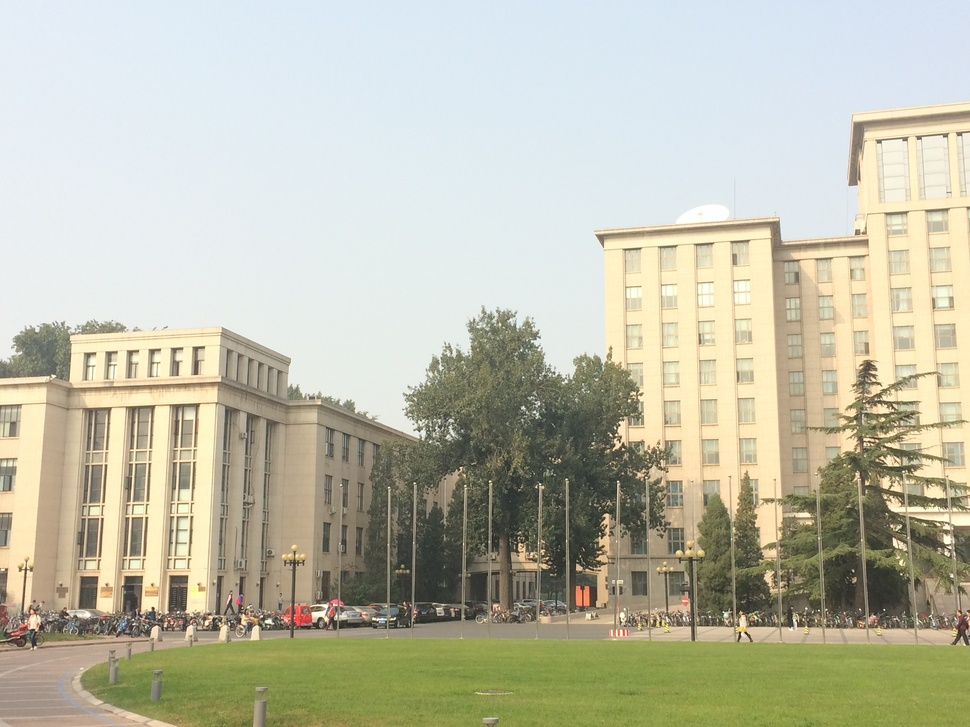
%> input picture 1-Photo-Stiching/Reports/HarrisAttempt/1.JPG, 970 x 727 px, shrunk from 3264 x 2448 before the run
$ octave --eval "result = Gauss(imread('1.JPG'));"   (GNU Octave 9; MATLAB toolbox functions it lacks are replaced by stand-ins)
%> lines starting %> are read from the running program, lines starting %| are printed output that depends on the picture
%将图片化为灰度图并进行高斯滤波
function [gauss] = Gauss(img)

    %1、将RGB图像转化为灰度图(Convert RGB image or colormap to grayscale)
    %  并将灰度图转化为可以进行矩阵运算的双精度图(Convert image to double precision)
    gray=im2double(rgb2gray(img));
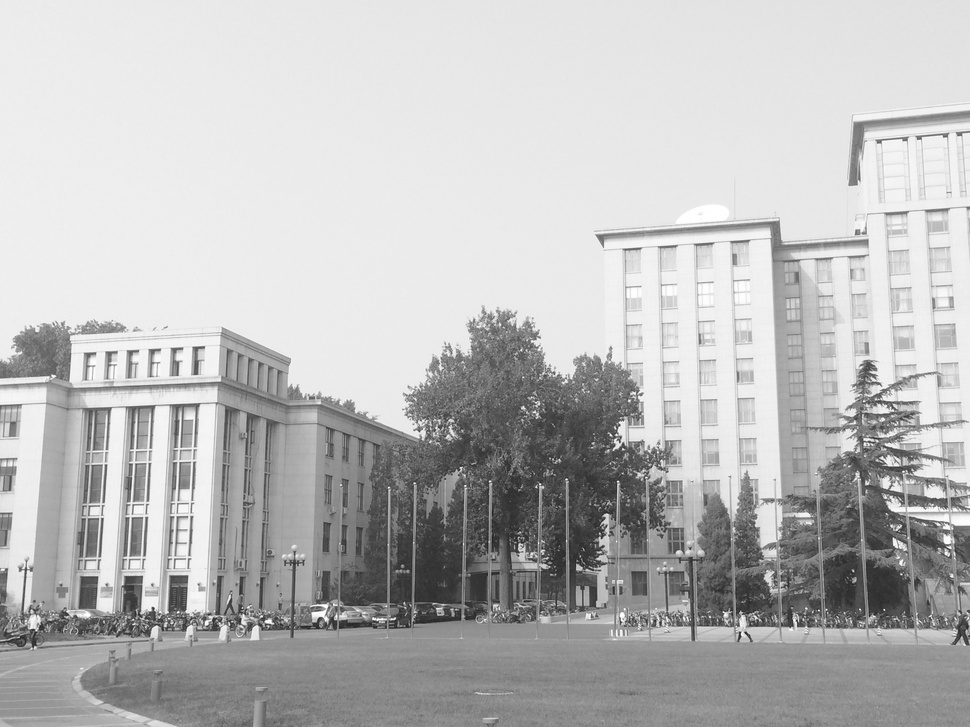
%> gray: size 727x970 double; min 0.0863, max 1, mean 0.734

    %2、对图像进行高斯滤波
    gaussFilter=fspecial('gaussian',[7 7],8);   %gauss低通滤波器，用于高斯模糊。【参数待调】
    gauss=imfilter(gray,gaussFilter);
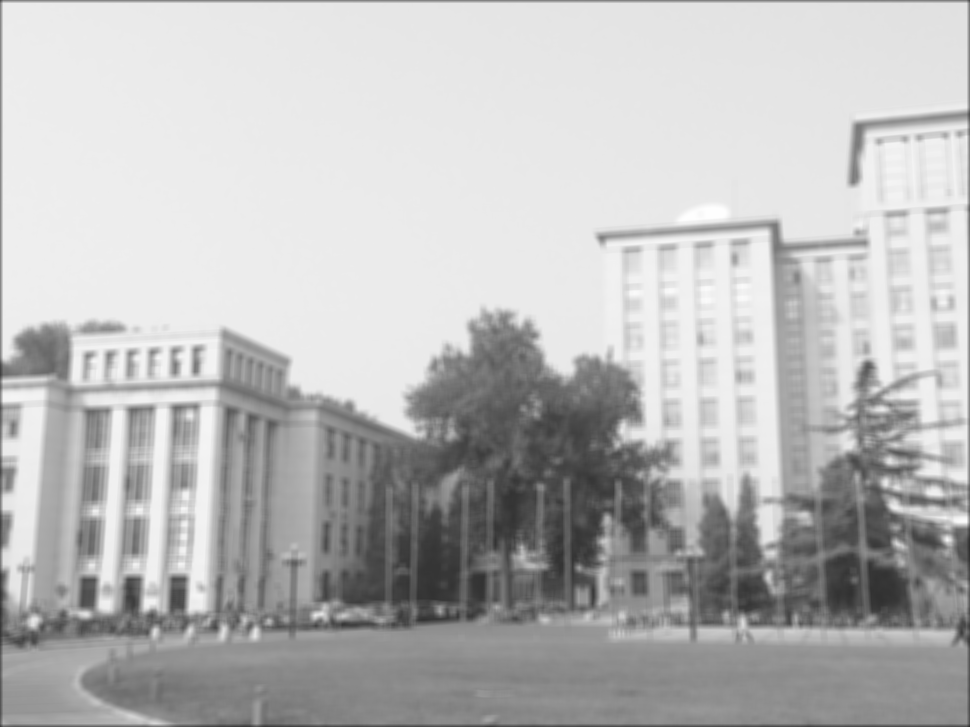
%> gauss: size 727x970 double; min 0.18, max 1, mean 0.731

end

$ run again, on 1-Photo-Stiching/Reports/HarrisAttempt/2.JPG
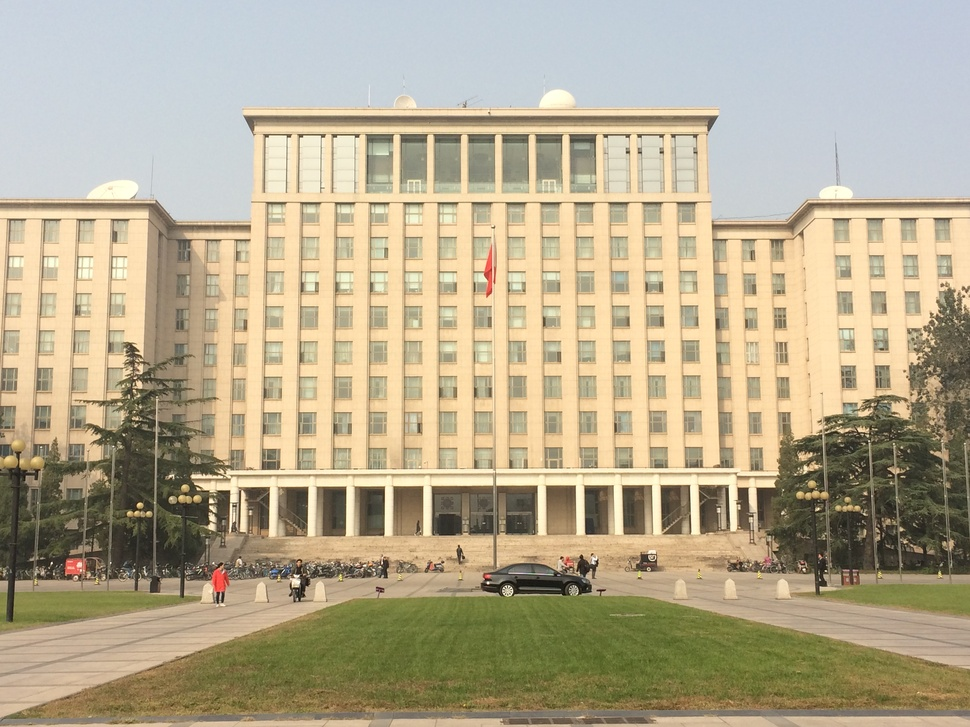
%> input picture 1-Photo-Stiching/Reports/HarrisAttempt/2.JPG, 970 x 727 px, shrunk from 3264 x 2448 before the run
%> in Gauss, `gray=im2double(rgb2gray(img));`:
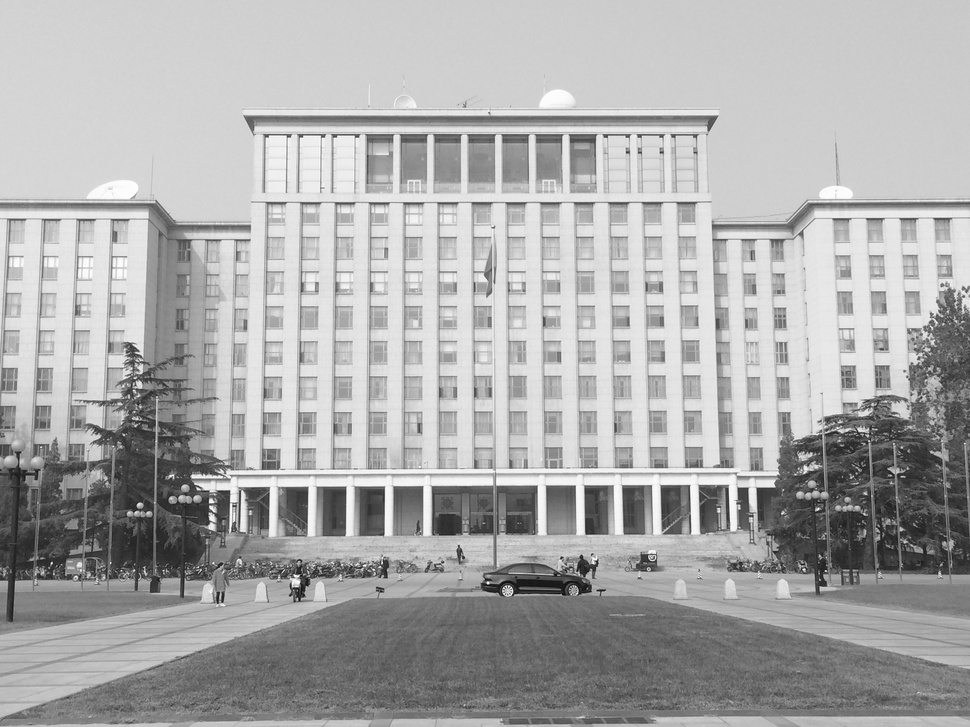
%> gray: size 727x970 double; min 0.0471, max 0.996, mean 0.671
%> in Gauss, `gauss=imfilter(gray,gaussFilter);`:
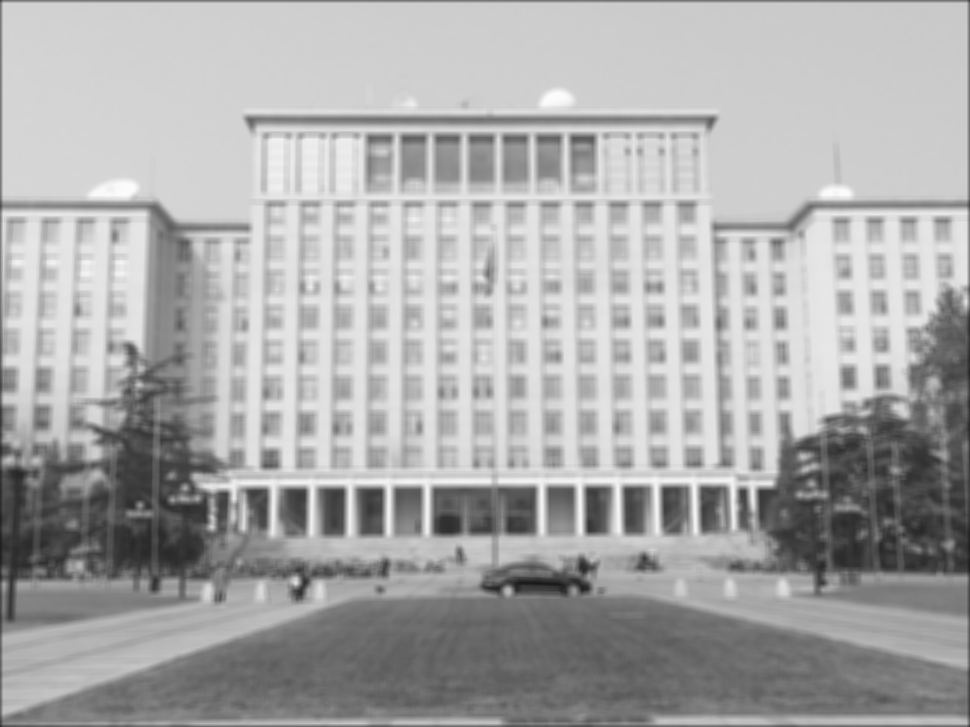
%> gauss: size 727x970 double; min 0.101, max 0.989, mean 0.668

$ run again, on 1-Photo-Stiching/Reports/HarrisAttempt/3.JPG
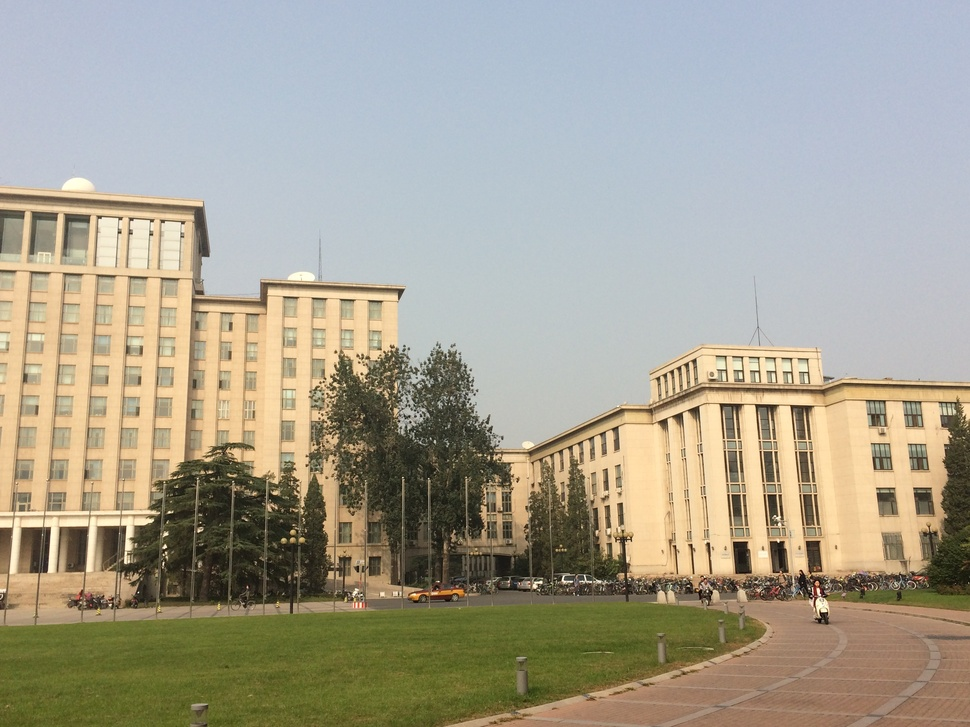
%> input picture 1-Photo-Stiching/Reports/HarrisAttempt/3.JPG, 970 x 727 px, shrunk from 3264 x 2448 before the run
%> in Gauss, `gray=im2double(rgb2gray(img));`:
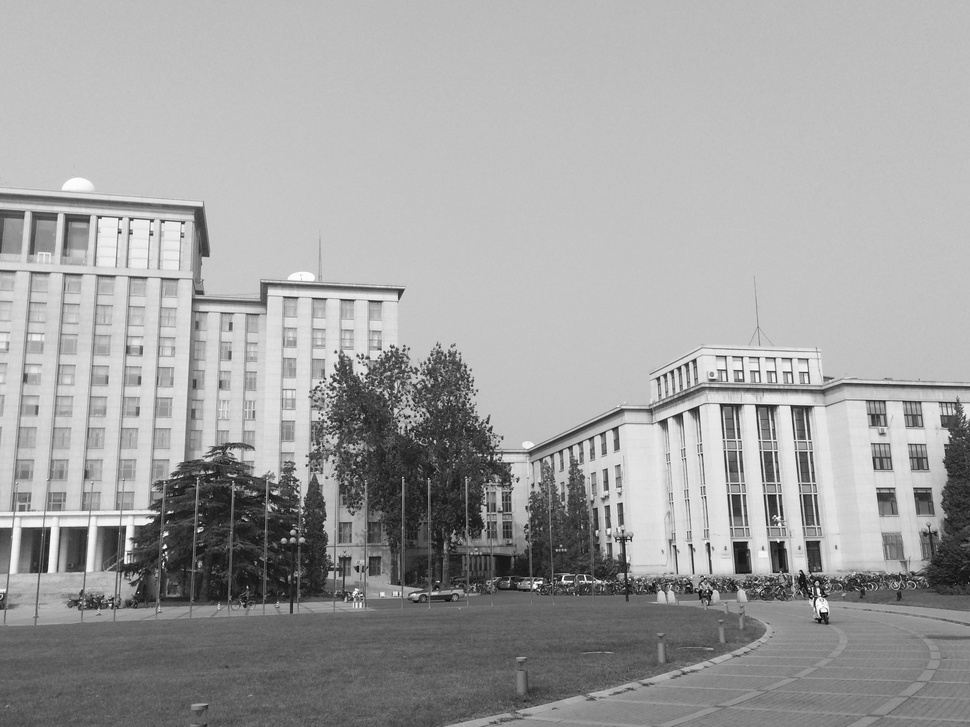
%> gray: size 727x970 double; min 0.0196, max 0.996, mean 0.633
%> in Gauss, `gauss=imfilter(gray,gaussFilter);`:
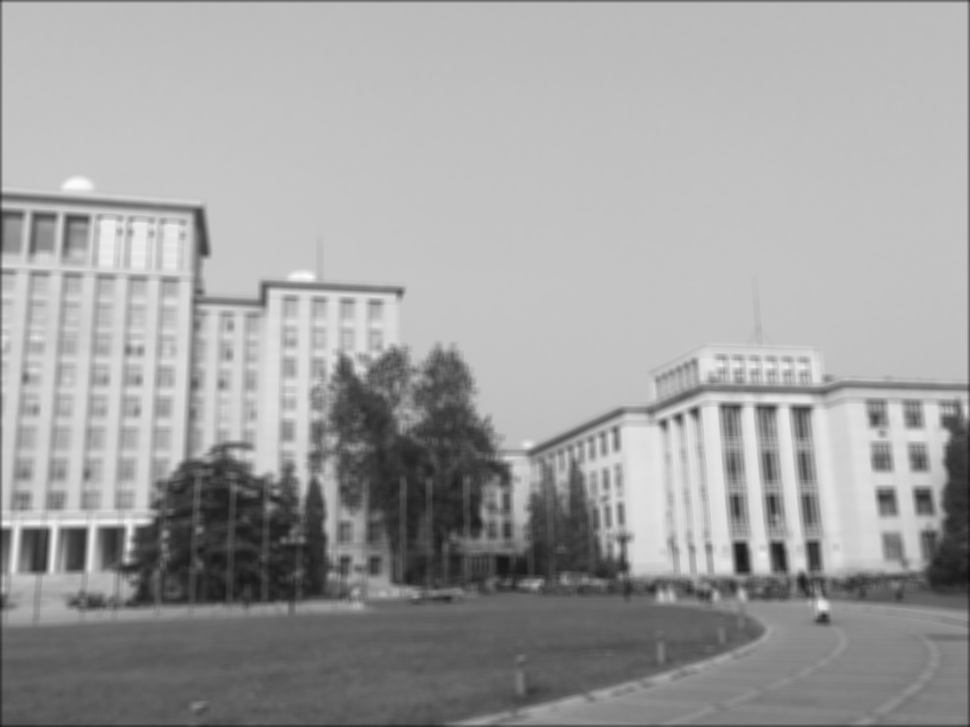
%> gauss: size 727x970 double; min 0.0644, max 0.987, mean 0.63
